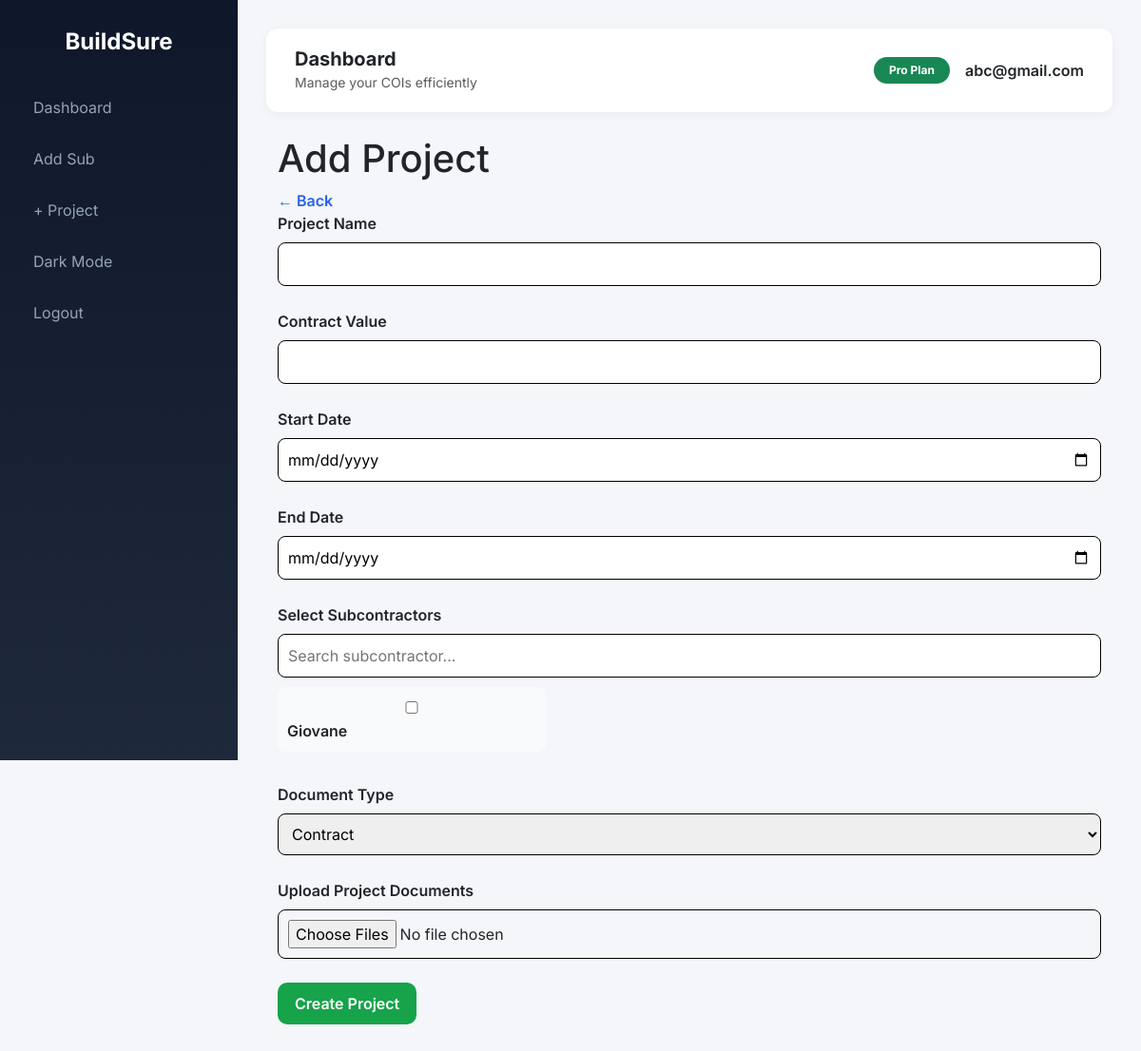
Before: /add_project (signed in) with the older database file.
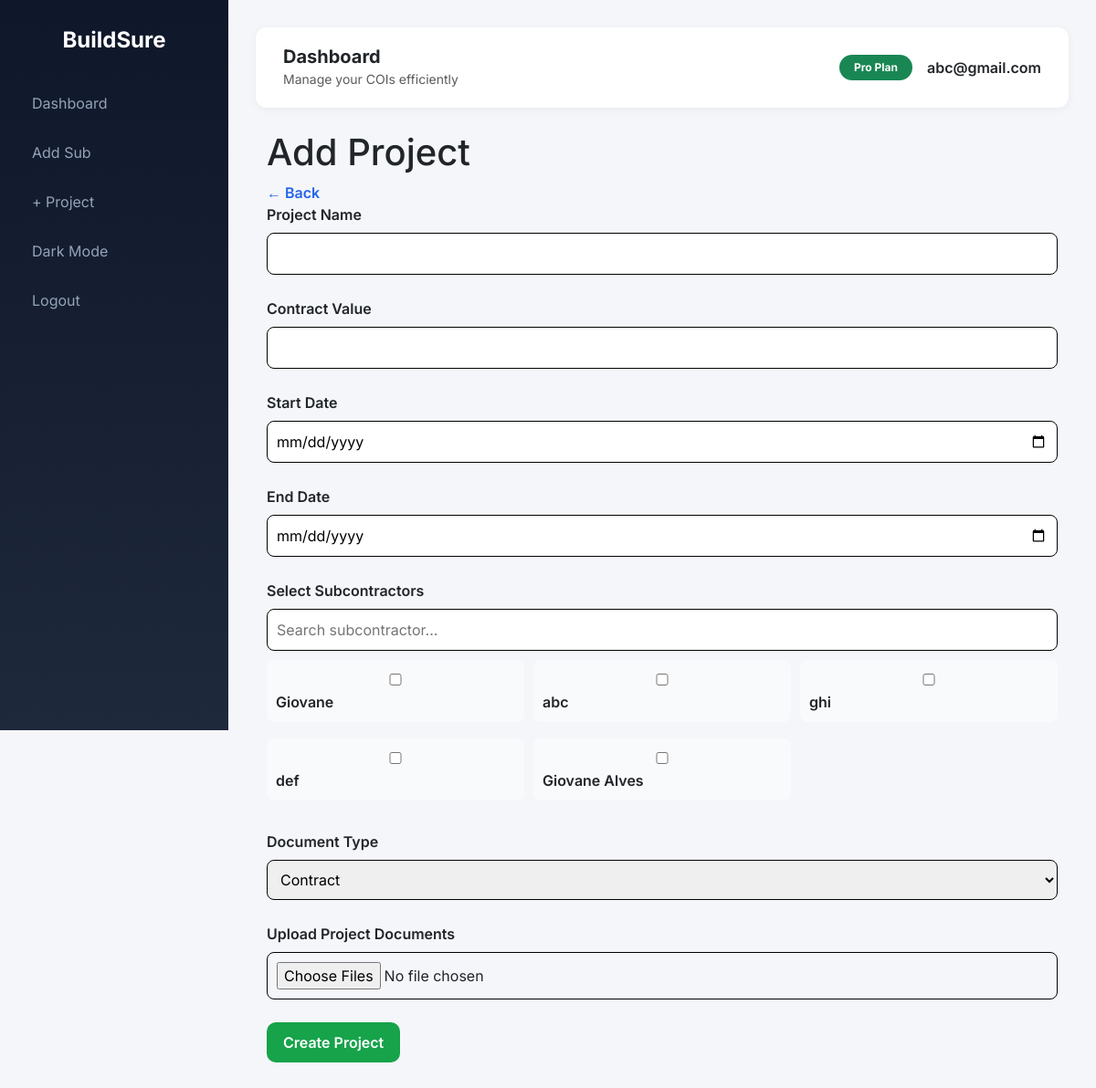
After: the same page with the newer database file.
### main.py (models this page shows, shortened)
class User(UserMixin, db.Model):
    __tablename__ = "user"
    id = db.Column(db.Integer, primary_key=True)
    email = db.Column(
        db.String(120),
        unique=True,
        index=True,
        nullable=False
    )
    password_hash = db.Column(db.String(200), nullable=False)
    paid = db.Column(db.Boolean, default=False)
    timezone = db.Column(db.String(50), default="US/Eastern")
    created_at = db.Column(
        db.DateTime,
        default=datetime.utcnow
    )
    projects = db.relationship(
        "Project",
        backref="owner",
        lazy=True,
        cascade="all, delete-orphan"
    )
    subs = db.relationship(
        "Subcontractor",
        backref="owner",
        lazy=True,
        cascade="all, delete-orphan"
    )

class Subcontractor(db.Model):
    __tablename__ = "subcontractor"
    id = db.Column(db.Integer, primary_key=True)
    user_id = db.Column(
        db.Integer,
        db.ForeignKey("user.id"),
        nullable=False,
        index=True
    )
    name = db.Column(
        db.String(150),
        nullable=False
    )
    email = db.Column(
        db.String(150),
        index=True
    )
    phone = db.Column(db.String(30))
    role = db.Column(db.String(100))
    timezone = db.Column(
        db.String(50),
        default="US/Eastern"
    )
    coi_expiration = db.Column(
        db.Date,
        index=True
    )
    last_reminder_sent = db.Column(db.DateTime)
    created_at = db.Column(
        db.DateTime,
        default=datetime.utcnow
    )
    documents = db.relationship(
        "Document",
        backref="sub",
        lazy="selectin",
        cascade="all, delete-orphan"
    )

### main.py (the view, shortened to what this page needs)
@app.route("/add_project", methods=["GET", "POST"])
@login_required
def add_project():
    subs = Subcontractor.query.filter_by(
        user_id=current_user.id
    ).all()
    return render_template(
        "add_project.html",
        subs=subs
    )

### main.py (called while the page is built)
@login_manager.user_loader
def load_user(user_id):
    if not user_id:
        return None
    try:
        return db.session.get(User, int(user_id))
    except (ValueError, TypeError):
        return None

### templates/add_project.html (shortened to what this page needs)
{% extends "base.html" %}
{% block content %}
<div class="page-wrapper">
    <div class="page-header">
        <h1>Add Project</h1>
        <a href="{{ url_for('dashboard') }}" class="btn-back">← Back</a>
    </div>
    <div class="card-section">
        <form method="POST" enctype="multipart/form-data">
            <div class="form-group">
                <label>Project Name</label>
                <input type="text" name="name" required>
            </div>
            <div class="form-group">
                <label>Contract Value</label>
                <input type="number" step="0.01" name="contract_value">
            </div>
            <div class="form-group">
                <label>Start Date</label>
                <input type="date" name="start_date">
            </div>
            <div class="form-group">
                <label>End Date</label>
                <input type="date" name="end_date">
            </div>
            <div class="form-group">
                <label>Select Subcontractors</label>
                <input type="text"
                    id="subSearch"
                    placeholder="Search subcontractor..."
                    class="search-input">
                <div class="checkbox-grid" id="subsList">
                {% for sub in subs %}
                <label class="checkbox-item sub-item">
                    <input type="checkbox"
                        name="subcontractors"
                        value="{{ sub.id }}">
                    <span class="sub-name">
                        {{ sub.name }}
                    </span>
                </label>
                {% endfor %}
                </div>
            </div>
            <div class="form-group">
                <label>Document Type</label>
                <select name="doc_type">
                    <option value="Contract">Contract</option>
                </select>
            </div>
            <div class="form-group">
                <label>Upload Project Documents</label>
                <input type="file" name="documents" multiple>
            </div>
            <button type="submit" class="btn-save">
                Create Project
            </button>
        </form>
    </div>
</div>
{% endblock %}

### templates/base.html (shortened to what this page needs)
<!DOCTYPE html>
<html lang="en">
<head>
<link href="https://cdn.jsdelivr.net/npm/bootstrap@5.3.2/dist/css/bootstrap.min.css" rel="stylesheet">
</head>
<body>
{% if current_user.is_authenticated %}
<div class="sidebar">
<h4>BuildSure</h4>
<a href="{{ url_for('dashboard') }}">Dashboard</a> <a href="{{ url_for('add_sub') }}">Add Sub</a> <a href="{{ url_for('add_project') }}">+ Project</a>
<a href="#" id="toggleDark">Dark Mode</a>
<a href="{{ url_for('logout') }}">Logout</a>
</div>
{% endif %}
<div class="{% if current_user.is_authenticated %}main-content{% endif %}">
{% if current_user.is_authenticated %}
<div class="navbar-top d-flex justify-content-between align-items-center">
<div class="d-flex align-items-center gap-3">
<div>
<h5 class="mb-0 fw-bold">Dashboard</h5>
<small class="text-muted">Manage your COIs efficiently</small>
</div>
</div>
<div class="d-flex align-items-center gap-3">
<span class="badge bg-success rounded-pill px-3 py-2">
{{ "Pro Plan" if current_user.paid else "Free Plan" }}
</span>
<span class="fw-semibold">{{ current_user.email }}</span>
</div>
</div>
{% endif %}
<div class="position-fixed top-0 end-0 p-3" style="z-index:9999">
</div>
<div class="container-fluid">
{% block content %}{% endblock %}
</div>
</div>
</body>
</html>

### templates/base.html (style rules this page uses)
body { background-color:#f4f6f9; font-family:'Inter',sans-serif; transition:background-color .3s ease,color .3s ease; }
.sidebar { height:100vh; position:fixed; width:250px; background:linear-gradient(180deg,#0f172a,#1e293b); color:white; padding-top:30px; transition:transform .3s ease; }
.sidebar h4 { text-align:center; margin-bottom:30px; font-weight:700; }
.sidebar a { color:#94a3b8; text-decoration:none; display:block; padding:12px 20px; border-radius:10px; margin:6px 15px; transition:.2s ease; }
.main-content { margin-left:250px; padding:30px; transition:margin-left .3s ease; }
.navbar-top { background:white; padding:20px 30px; border-radius:12px; margin-bottom:25px; box-shadow:0 2px 10px rgba(0,0,0,0.05); transition:background .3s ease; }

### templates/add_project.html (style rules this page uses)
.form-group { margin-bottom: 25px; }
.form-group label { font-weight: 600; display: block; margin-bottom: 8px; }
.form-group input, .form-group select { width: 100%; padding: 10px; border-radius: 8px; border: 1px solid #000000; }
.checkbox-grid { display: grid; grid-template-columns: repeat(auto-fill, minmax(220px, 1fr)); gap: 10px; max-height: 250px; overflow-y: auto; }
.checkbox-item { background: #f9fafb; padding: 10px; border-radius: 8px; display: flex; gap: 8px; align-items: center; }
.search-input { margin-bottom: 10px; padding: 8px; border-radius: 8px; border: 1px solid #ccc; width: 100%; }
.btn-save { background: #16a34a; color: white; padding: 10px 18px; border: none; border-radius: 10px; font-weight: 600; cursor: pointer; }
.btn-back { text-decoration: none; color: #2563eb; font-weight: 600; }

Changed rows visible on the page:
added Subcontractor: name "abc"
added Subcontractor: name "ghi"
added Subcontractor: name "def"
added Subcontractor: name "Giovane Alves"
